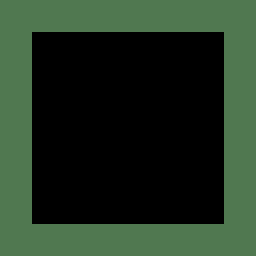

A 2D game scene composited from a Tiled map and its tileset images. What follows is a short description and the map's XML, with every tile layer's data as written:
An orthogonal 8x8 tile map with 32x32 px tiles, 1 tile layer (ground) and 2 objects (platform, spawn).

<map version="1.4" tiledversion="1.4.3" orientation="orthogonal" renderorder="right-down" width="8" height="8" tilewidth="32" tileheight="32" infinite="0" nextlayerid="3" nextobjectid="2">
 <tileset firstgid="1" name="tiles" tilewidth="32" tileheight="32" tilecount="2" columns="2">
  <image source="tiles.png" width="64" height="32" />
 </tileset>
 <layer id="1" name="ground" width="8" height="8">
  <data encoding="csv">
1,1,1,1,1,1,1,1,
1,0,0,0,0,0,0,1,
1,0,0,0,0,0,0,1,
1,0,0,0,0,0,0,1,
1,0,0,0,0,0,0,1,
1,0,0,0,0,0,0,1,
1,0,0,0,0,0,0,1,
1,1,1,1,1,1,1,1
</data>
 </layer>
 <objectgroup id="2" name="collisions">
  <object id="1" x="64" y="96" width="64" height="32" name="platform" />
  <object id="2" x="160" y="160" width="32" height="32" name="spawn" />
 </objectgroup>
</map>
